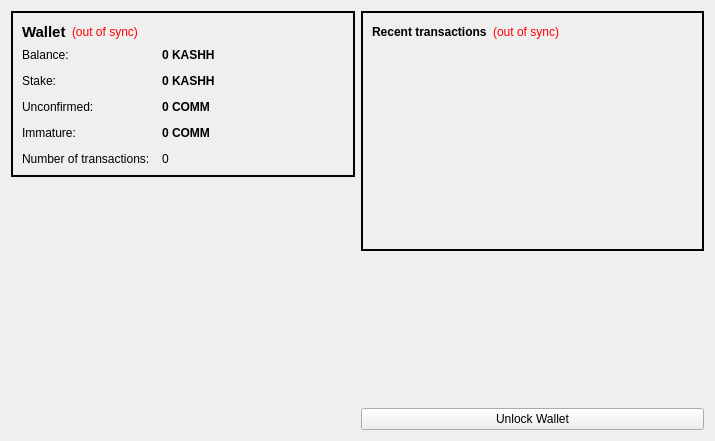
<?xml version="1.0" encoding="UTF-8"?>
<ui version="4.0">
 <class>OverviewPage</class>
 <widget class="QWidget" name="OverviewPage">
  <property name="geometry">
   <rect>
    <x>0</x>
    <y>0</y>
    <width>715</width>
    <height>441</height>
   </rect>
  </property>
  <property name="windowTitle">
   <string>Form</string>
  </property>
  <layout class="QHBoxLayout" name="horizontalLayout" stretch="1,1">
   <item>
    <layout class="QVBoxLayout" name="verticalLayout_2">
     <item>
      <widget class="QFrame" name="frame">
       <property name="styleSheet">
        <string notr="true">#frame {
border: 2px solid #010101;
}</string>
       </property>
       <property name="frameShape">
        <enum>QFrame::StyledPanel</enum>
       </property>
       <property name="frameShadow">
        <enum>QFrame::Raised</enum>
       </property>
       <layout class="QVBoxLayout" name="verticalLayout_4">
        <item>
         <layout class="QHBoxLayout" name="horizontalLayout_4">
          <item>
           <widget class="QLabel" name="label_5">
            <property name="font">
             <font>
              <pointsize>11</pointsize>
              <weight>75</weight>
              <bold>true</bold>
             </font>
            </property>
            <property name="text">
             <string>Wallet</string>
            </property>
           </widget>
          </item>
          <item>
           <widget class="QLabel" name="labelWalletStatus">
            <property name="toolTip">
             <string>The displayed information may be out of date. Your wallet automatically synchronizes with the KashhCoin network after a connection is established, but this process has not completed yet.</string>
            </property>
            <property name="styleSheet">
             <string notr="true">QLabel { color: red; }</string>
            </property>
            <property name="text">
             <string notr="true">(out of sync)</string>
            </property>
            <property name="alignment">
             <set>Qt::AlignLeading|Qt::AlignLeft|Qt::AlignVCenter</set>
            </property>
           </widget>
          </item>
          <item>
           <spacer name="horizontalSpacer_2">
            <property name="orientation">
             <enum>Qt::Horizontal</enum>
            </property>
            <property name="sizeHint" stdset="0">
             <size>
              <width>40</width>
              <height>20</height>
             </size>
            </property>
           </spacer>
          </item>
         </layout>
        </item>
        <item>
         <layout class="QFormLayout" name="formLayout_2">
          <property name="fieldGrowthPolicy">
           <enum>QFormLayout::AllNonFixedFieldsGrow</enum>
          </property>
          <property name="horizontalSpacing">
           <number>12</number>
          </property>
          <property name="verticalSpacing">
           <number>12</number>
          </property>
          <item row="0" column="0">
           <widget class="QLabel" name="label">
            <property name="text">
             <string>Balance:</string>
            </property>
           </widget>
          </item>
          <item row="0" column="1">
           <widget class="QLabel" name="labelBalance">
            <property name="font">
             <font>
              <weight>75</weight>
              <bold>true</bold>
             </font>
            </property>
            <property name="cursor">
             <cursorShape>IBeamCursor</cursorShape>
            </property>
            <property name="toolTip">
             <string>Your current balance</string>
            </property>
            <property name="text">
             <string notr="true">0 KASHH</string>
            </property>
            <property name="textInteractionFlags">
             <set>Qt::LinksAccessibleByMouse|Qt::TextSelectableByKeyboard|Qt::TextSelectableByMouse</set>
            </property>
           </widget>
          </item>
          <item row="1" column="0">
           <widget class="QLabel" name="label_6">
            <property name="text">
             <string>Stake:</string>
            </property>
           </widget>
          </item>
          <item row="1" column="1">
           <widget class="QLabel" name="labelStake">
            <property name="font">
             <font>
              <weight>75</weight>
              <bold>true</bold>
             </font>
            </property>
            <property name="cursor">
             <cursorShape>IBeamCursor</cursorShape>
            </property>
            <property name="toolTip">
             <string>Total of coins that was staked, and do not yet count toward the current balance</string>
            </property>
            <property name="text">
             <string notr="true">0 KASHH</string>
            </property>
            <property name="textInteractionFlags">
             <set>Qt::LinksAccessibleByMouse|Qt::TextSelectableByKeyboard|Qt::TextSelectableByMouse</set>
            </property>
           </widget>
          </item>
          <item row="2" column="0">
           <widget class="QLabel" name="label_3">
            <property name="text">
             <string>Unconfirmed:</string>
            </property>
           </widget>
          </item>
          <item row="2" column="1">
           <widget class="QLabel" name="labelUnconfirmed">
            <property name="font">
             <font>
              <weight>75</weight>
              <bold>true</bold>
             </font>
            </property>
            <property name="cursor">
             <cursorShape>IBeamCursor</cursorShape>
            </property>
            <property name="toolTip">
             <string>Total of transactions that have yet to be confirmed, and do not yet count toward the current balance</string>
            </property>
            <property name="text">
             <string notr="true">0 COMM</string>
            </property>
            <property name="textInteractionFlags">
             <set>Qt::LinksAccessibleByMouse|Qt::TextSelectableByKeyboard|Qt::TextSelectableByMouse</set>
            </property>
           </widget>
          </item>
          <item row="3" column="0">
           <widget class="QLabel" name="labelImmatureText">
            <property name="text">
             <string>Immature:</string>
            </property>
           </widget>
          </item>
          <item row="3" column="1">
           <widget class="QLabel" name="labelImmature">
            <property name="font">
             <font>
              <weight>75</weight>
              <bold>true</bold>
             </font>
            </property>
            <property name="toolTip">
             <string>Mined balance that has not yet matured</string>
            </property>
            <property name="text">
             <string notr="true">0 COMM</string>
            </property>
            <property name="textInteractionFlags">
             <set>Qt::LinksAccessibleByMouse|Qt::TextSelectableByKeyboard|Qt::TextSelectableByMouse</set>
            </property>
           </widget>
          </item>
          <item row="4" column="0">
           <widget class="QLabel" name="label_2">
            <property name="text">
             <string>Number of transactions:</string>
            </property>
           </widget>
          </item>
          <item row="4" column="1">
           <widget class="QLabel" name="labelNumTransactions">
            <property name="toolTip">
             <string>Total number of transactions in wallet</string>
            </property>
            <property name="text">
             <string notr="true">0</string>
            </property>
           </widget>
          </item>
         </layout>
        </item>
       </layout>
      </widget>
     </item>
     <item>
      <spacer name="verticalSpacer">
       <property name="orientation">
        <enum>Qt::Vertical</enum>
       </property>
       <property name="sizeHint" stdset="0">
        <size>
         <width>20</width>
         <height>40</height>
        </size>
       </property>
      </spacer>
     </item>
     <item>
      <widget class="QLabel" name="label_6">
       <property name="text">
        <string/>
       </property>
       <property name="pixmap">
        <pixmap resource="../bitcoin.qrc">:/images/backg</pixmap>
       </property>
       <property name="scaledContents">
        <bool>false</bool>
       </property>
       <property name="alignment">
        <set>Qt::AlignCenter</set>
       </property>
       <property name="margin">
        <number>-2</number>
       </property>
      </widget>
     </item>
    </layout>
   </item>
   <item>
    <layout class="QVBoxLayout" name="verticalLayout_3">
     <item>
      <widget class="QFrame" name="frame_2">
       <property name="styleSheet">
        <string notr="true">#frame_2 {
border: 2px solid #010101;
}</string>
       </property>
       <property name="frameShape">
        <enum>QFrame::StyledPanel</enum>
       </property>
       <property name="frameShadow">
        <enum>QFrame::Raised</enum>
       </property>
       <layout class="QVBoxLayout" name="verticalLayout">
        <item>
         <layout class="QHBoxLayout" name="horizontalLayout_2">
          <item>
           <widget class="QLabel" name="label_4">
            <property name="text">
             <string>&lt;b&gt;Recent transactions&lt;/b&gt;</string>
            </property>
           </widget>
          </item>
          <item>
           <widget class="QLabel" name="labelTransactionsStatus">
            <property name="toolTip">
             <string>The displayed information may be out of date. Your wallet automatically synchronizes with the KashhCoin network after a connection is established, but this process has not completed yet.</string>
            </property>
            <property name="styleSheet">
             <string notr="true">QLabel { color: red; }</string>
            </property>
            <property name="text">
             <string notr="true">(out of sync)</string>
            </property>
            <property name="alignment">
             <set>Qt::AlignRight|Qt::AlignTrailing|Qt::AlignVCenter</set>
            </property>
           </widget>
          </item>
          <item>
           <spacer name="horizontalSpacer">
            <property name="orientation">
             <enum>Qt::Horizontal</enum>
            </property>
            <property name="sizeHint" stdset="0">
             <size>
              <width>40</width>
              <height>20</height>
             </size>
            </property>
           </spacer>
          </item>
         </layout>
        </item>
        <item>
         <widget class="QListView" name="listTransactions">
          <property name="styleSheet">
           <string notr="true">QListView { background: transparent; }</string>
          </property>
          <property name="frameShape">
           <enum>QFrame::NoFrame</enum>
          </property>
          <property name="verticalScrollBarPolicy">
           <enum>Qt::ScrollBarAlwaysOff</enum>
          </property>
          <property name="horizontalScrollBarPolicy">
           <enum>Qt::ScrollBarAlwaysOff</enum>
          </property>
          <property name="selectionMode">
           <enum>QAbstractItemView::NoSelection</enum>
          </property>
         </widget>
        </item>
       </layout>
      </widget>
     </item>
     <item>
      <spacer name="verticalSpacer_2">
       <property name="orientation">
        <enum>Qt::Vertical</enum>
       </property>
       <property name="sizeHint" stdset="0">
        <size>
         <width>20</width>
         <height>40</height>
        </size>
       </property>
      </spacer>
     </item>
     <item>
      <widget class="QPushButton" name="unlockWalletButton">
       <property name="text">
        <string>Unlock Wallet</string>
       </property>
      </widget>
     </item>
    </layout>
   </item>
  </layout>
 </widget>
 <resources>
  <include location="../bitcoin.qrc"/>
 </resources>
 <connections/>
</ui>
